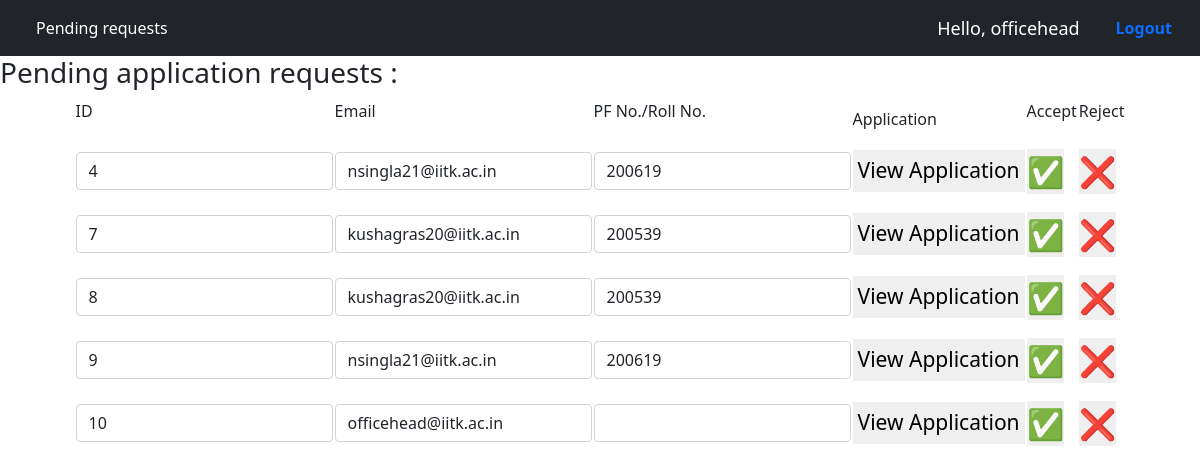
The page /pending (signed in) on the database as committed earlier.
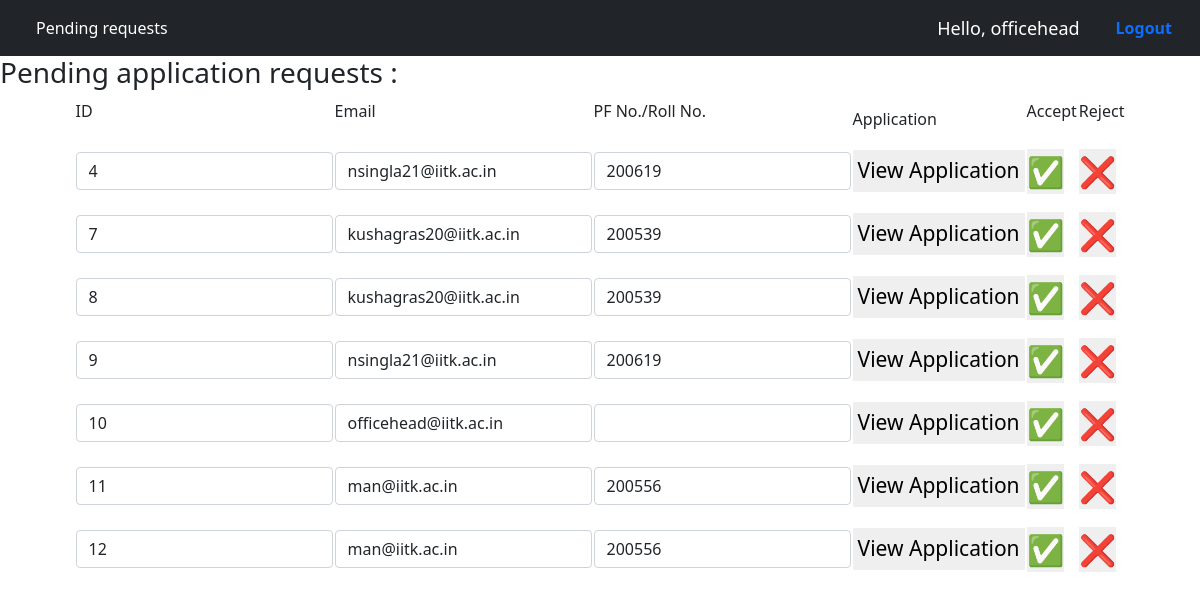
The same page on the database as committed later.
### home/models.py (models this page shows, shortened)
class Application(models.Model):
    profile=models.ForeignKey(User_profile,on_delete=models.CASCADE,related_name="applications")
    block_yr=models.CharField(default='' , max_length=122)
    email=models.EmailField(default='user@iitk.ac.in',max_length=30)
    rollno=models.CharField(default='' , max_length=122)
    basic_pay=models.CharField(default='' , max_length=122)
    Name=models.CharField(default='NA',max_length=122)
    Designation=models.CharField(default='NA',max_length=122)
    section=models.CharField(default='NA',max_length=122)
    avail=models.CharField(default='NA',max_length=122)
    duration=models.CharField(default='' , max_length=122)
    departure=models.CharField(default='' , max_length=122)
    nature=models.CharField(default='NA',max_length=122)
    Purpose=models.CharField(default='NA',max_length=122)
    place=models.CharField(default='NA',max_length=122)
    place1=models.CharField(default='NA',max_length=122)
    address=models.CharField(default='NA',max_length=122)
    mode=models.CharField(default='NA',max_length=122)
    Name1=models.CharField(default='NA',max_length=122)
    Age1=models.CharField(default='NA' , max_length=122)
    Name2=models.CharField(default='NA',max_length=122)
    Age2=models.CharField(default='NA' , max_length=122)
    Name3=models.CharField(default='NA',max_length=122)
    Age3=models.CharField(default='NA' , max_length=122)
    advance=models.CharField(default='NA' , max_length=122)
    REJECTED = 0
    PENDING = -1
    ACCEPTED = 1
    Status = (
        (REJECTED, 'Cancelled'),
        (PENDING, 'Pending for admin approval'),
        (ACCEPTED, 'Request accepted'),
    )
    status = models.IntegerField(choices=Status, default=PENDING)

### home/views.py (the view, shortened to what this page needs)
# urls.py: path('pending',views.pending_requests, name="pending"),
@login_required
def pending_requests(request):
    if request.user.groups.filter(name="Office"):
        d=Application.objects
        return render(request,'pending.html',context={'Applications':d.filter(status=Application.PENDING)})
    else:
        messages.warning(request,"You are not allowed for this request")
        return redirect("/home")

### templates/pending.html (shortened to what this page needs)
{% extends 'officebase.html' %}
{% block body %}
<h3>Pending application requests : </h3>
<table style="margin: 0 auto; ">
  <tr>
    <td>
      <div class="form-group mb-3" >
        <label class="form-label" for="id">ID</label>
    </div>
    </td>
    <td>
      <div class="form-group mb-3" >
        <label class="form-label" for="email">Email</label>
    </div>
    </td>
    <td>
      <div class="form-group mb-3" >
        <label class="form-label" for="joining">PF No./Roll No.</label>
    </div>
    </td>
    <td>
      <div class="form-group mb-6" >
        <label class="form-label" for="basic_pay">Application</label>
    </div>
    </td>
    <td>
      <div class="form-group mb-3" >
        <label class="form-label" for="accept">Accept</label>
    </div>
    </td>
    <td>
      <div class="form-group mb-3" >
        <label class="form-label" for="reject">Reject</label>
    </div>
    </td>
  </tr>
    {% for event in Applications%}
    <tr>
        <td>
            <div class="form-group mb-3" >
                <input class="form-control" type="text" id="id" name="id" value="{{event.pk}}">
            </div>
        </td>
        <td>
            <div class="form-group mb-3" >
                <input class="form-control" type="text" id="id" name="id" value="{{event.email}}">
            </div>
        </td>
        <td>
          <div class="form-group mb-3" >
              <input class="form-control" type="text" id="id" name="id" value="{{event.rollno}}">
          </div>
        </td>
        <form method="post" action="{%url 'pending'%}">
          <td>
            <div class="form-group mb-3" >
                <button type="submit" formaction={%url 'application_form'%} formmethod="GET" style="padding: 5px;border-width: 0px;">
                <span style="font-size: 21px;">View Application</span>
                </button>
            </div>
          </td>
        <td>
          <div class="form-group mb-3" >
              <button type="submit" name="accept" value="yes" style="padding: 0px;border-width: 0px;">
              <span style="font-size: 30px;">&#9989;</span>
              </button>
          </div>
        </td>
        <td>
          <div class="form-group mb-3" >
            <button type="submit" name="accept"  value="no" style="padding: 0px;border-width: 0px;">
              <span style="font-size: 30px;">&#10060;</span>
            </button>
          </div>
        </td>
      </form>
    </tr>
    {% endfor %}
</table>
{% endblock body %}

### templates/officebase.html (shortened to what this page needs)
{% extends 'baseportal.html' %}
{% block head %}
  <link href="https://cdn.jsdelivr.net/npm/bootstrap@5.1.3/dist/css/bootstrap.min.css" rel="stylesheet">
{% endblock head %}
{% block nav %}
<nav class="navbar navbar-expand-lg navbar-dark bg-dark">
  <div class="container-fluid">
    <div class="collapse navbar-collapse" id="navbarSupportedContent">
      <ul class="navbar-nav me-auto mb-2 mb-lg-0">
        <li class="nav-item">
          <a class="nav-link active" aria-current="page" href="/pending">Pending requests</a>
        </li>
      </ul>
      <span class="hello-msg"><p style="margin-top: auto; margin-bottom: auto;" >Hello, {{request.user}} </p></span>
      <span ><a class="nav-link" href="{% url 'logout' %}"><b>Logout</b></a></span>
    </div>
  </div>
</nav>
{% endblock nav %}

### templates/baseportal.html (shortened to what this page needs)
<!DOCTYPE html>
<html>
<head>
    <link href="https://cdn.jsdelivr.net/npm/bootstrap@5.1.3/dist/css/bootstrap.min.css" rel="stylesheet">
	{% block head %}{% endblock head %}
</head>
<body>
    {% block nav %}{% endblock nav %}
	{%block body%}{%endblock body%}
</body>
</html>

### templates/officebase.html (style rules this page uses)
.hello-msg { font-size: 18px; color: #fff; margin-right: 20px; }

Rows that differ between the two databases and show on the page:
added Application: id "11", id "man@iitk.ac.in", id "200556"
added Application: id "12", id "man@iitk.ac.in", id "200556"
